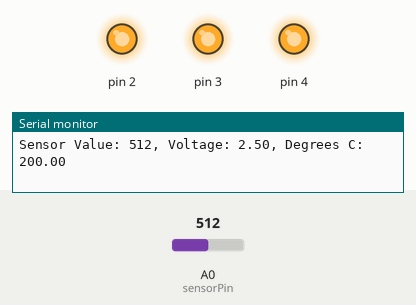
Recording of a sketch running on a simulated Arduino Uno, built with avr-gcc and run on an emulated ATmega328P. Parts: output pins drawn as LEDs (lit = HIGH), the last lines printed to the serial monitor. The test bench sets the inputs (shaded band); at power-on: A0 (sensorPin) = 512.

Above: at 1.2 s.
1.3 s: A0 (sensorPin) set to 175
4.3 s: A0 (sensorPin) set to 157
At 5.5 s:
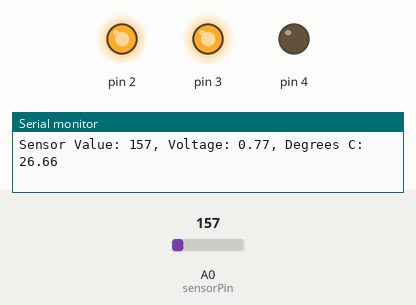
5.8 s: A0 (sensorPin) set to 122
At 6.6 s:
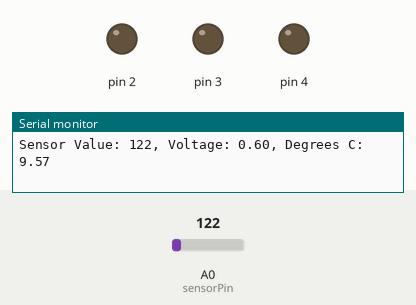
7.3 s: A0 (sensorPin) set to 306
At 8.0 s:
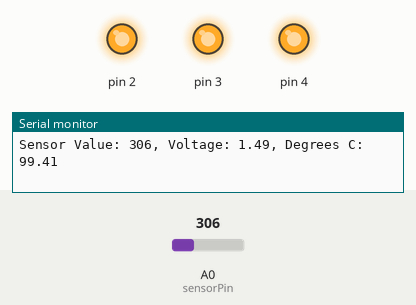
Timing chart, 0 to 10.3 s (numbered marks = the images above; inputs shaded):
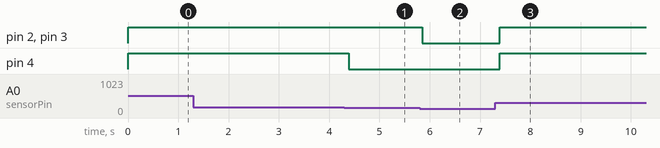

The sketch:

loveMeters.ino
```cpp
// global vars
const int sensorPin = A0;
const float baseTemp = 21.0;

void setup() {
  // put your setup code here, to run once:
  Serial.begin(9600);
  for (int i = 2; i < 5; ++i) {
    pinMode(i, OUTPUT);
    digitalWrite(i, LOW);
  }
}

void loop() {
  // put your main code here, to run repeatedly:
  int sensorVal = analogRead(sensorPin);
  Serial.print("Sensor Value: ");
  Serial.print(sensorVal);
  float voltage = (sensorVal / 1024.0) * 5.0;
  Serial.print(", Voltage: ");
  Serial.print(voltage);
  Serial.print(", Degrees C: ");
  float temp = (voltage - 0.5) * 100.0;
  Serial.println(temp);

  if (temp < baseTemp + 2) {
    digitalWrite(2, LOW);
    digitalWrite(3, LOW);
    digitalWrite(4, LOW);
  } else if (temp >= baseTemp + 2 && temp < baseTemp + 4) {
    digitalWrite(2, HIGH);
    digitalWrite(3, LOW);
    digitalWrite(4, LOW);
  } else if (temp >= baseTemp + 4 && temp < baseTemp + 6) {
    digitalWrite(2, HIGH);
    digitalWrite(3, HIGH);
    digitalWrite(4, LOW);
  } else if (temp >= baseTemp + 6) {
    digitalWrite(2, HIGH);
    digitalWrite(3, HIGH);
    digitalWrite(4, HIGH);
  }
  delay(1);
}
```

Measured:
- the behaviour switches between 158 and 157 on A0 (sensorPin) (found by bisection; images 0 and 1)
- after the input at 4.3 s, pin 4: HIGH → LOW after 0.09 s
- after the input at 5.8 s, pin 2, pin 3: HIGH → LOW after 0.05 s
- after the input at 7.3 s, pin 2–4: LOW → HIGH after 0.09 s
